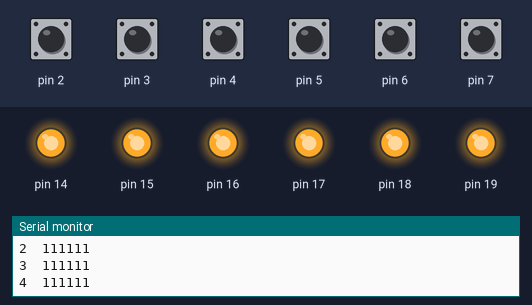
Simulated run of this sketch. Board: Arduino Uno, built with avr-gcc and run on an emulated ATmega328P. Shown: output pins drawn as LEDs (lit = HIGH), the last lines printed to the serial monitor. The test bench sets the inputs (shaded band); at power-on: pin 2–7 HIGH.

Above: at 1.8 s.
1.9 s: pin 2 pulled LOW for 0.6 s
At 2.4 s:
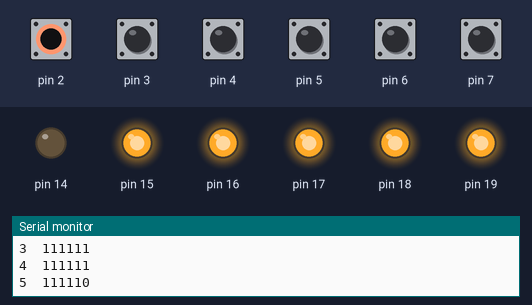
4.0 s: pin 3 pulled LOW for 0.6 s
At 4.8 s:
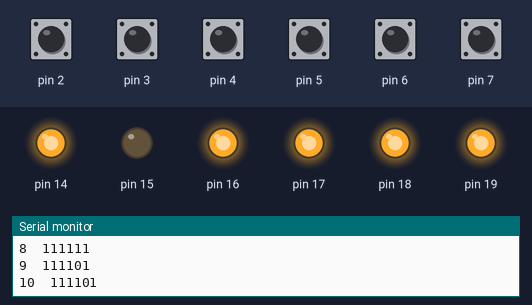
6.5 s: pin 4 pulled LOW for 0.6 s
At 7.0 s:
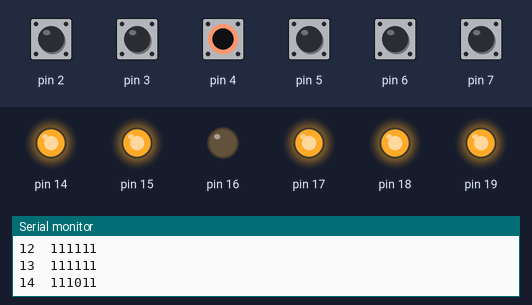
9.0 s: pin 5 pulled LOW for 0.6 s
At 9.8 s:
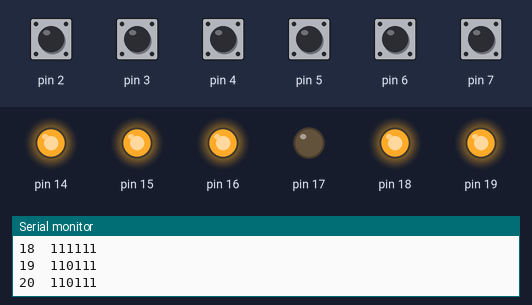
11.5 s: pin 6 pulled LOW for 0.6 s
At 12.2 s:
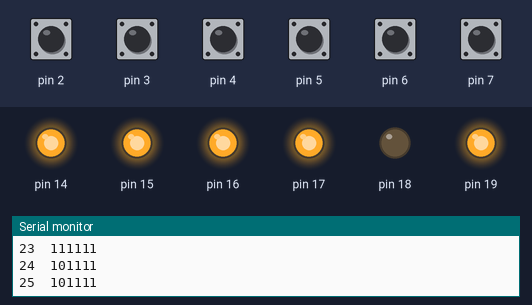
14.0 s: pin 7 pulled LOW for 0.6 s
At 14.8 s:
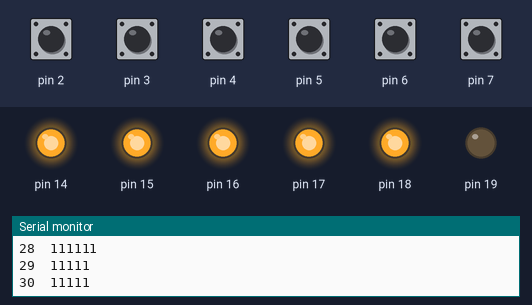
Timing chart, 0 to 17.0 s (numbered marks = the images above; inputs shaded):
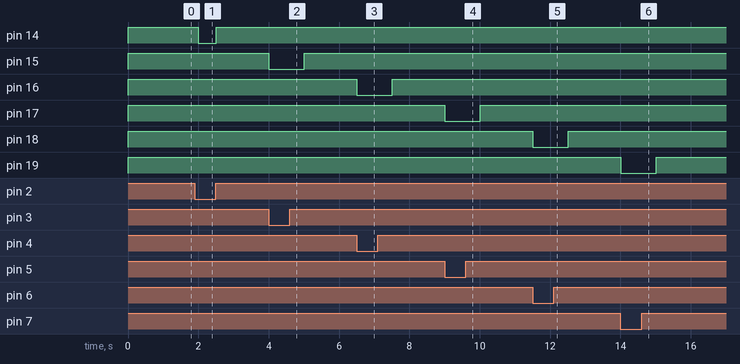

Measured:
- after the input at 1.9 s, pin 14: HIGH → LOW after 0.10 s, → HIGH 0.50 s later
- after the input at 4.0 s, pin 15: HIGH → LOW at once, → HIGH 1.0 s later
- after the input at 6.5 s, pin 16: HIGH → LOW at once, → HIGH 1.0 s later
- after the input at 9.0 s, pin 17: HIGH → LOW at once, → HIGH 1.0 s later
- after the input at 11.5 s, pin 18: HIGH → LOW at once, → HIGH 1.0 s later
- after the input at 14.0 s, pin 19: HIGH → LOW at once, → HIGH 1.0 s later

The sketch:

4-2_INPcopyPU.ino
```cpp
int ev = 0;

void setup() {
  Serial.begin(9600);
  DDRC = 0x3F;
  DDRD = 0x02; // PD[1]/TX as output
  PORTD = 0xFC;
}

void loop() {
  ev++;
  Serial.print(ev);
  PORTC = PIND >> 2;
  Serial.print("\t");
  Serial.print(PORTC, BIN);
  Serial.println();
  delay(500);
}
```
